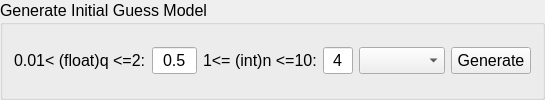
        <widget class="QGroupBox" name="groupBoxInitialGuess">
         <property name="font">
          <font>
           <pointsize>12</pointsize>
          </font>
         </property>
         <property name="title">
          <string>Generate Initial Guess Model</string>
         </property>
         <layout class="QHBoxLayout" name="horizontalLayout_10">
          <item>
           <widget class="QLabel" name="label_8">
            <property name="sizePolicy">
             <sizepolicy hsizetype="Minimum" vsizetype="Fixed">
              <horstretch>0</horstretch>
              <verstretch>0</verstretch>
             </sizepolicy>
            </property>
            <property name="maximumSize">
             <size>
              <width>16777215</width>
              <height>16777215</height>
             </size>
            </property>
            <property name="font">
             <font>
              <pointsize>12</pointsize>
             </font>
            </property>
            <property name="text">
             <string>0.01&lt; (float)q &lt;=2:</string>
            </property>
            <property name="buddy">
             <cstring>lineEditCommesurateOder</cstring>
            </property>
           </widget>
          </item>
          <item>
           <widget class="QLineEdit" name="lineEditCommesurateOder">
            <property name="sizePolicy">
             <sizepolicy hsizetype="Minimum" vsizetype="Fixed">
              <horstretch>0</horstretch>
              <verstretch>0</verstretch>
             </sizepolicy>
            </property>
            <property name="maximumSize">
             <size>
              <width>45</width>
              <height>16777215</height>
             </size>
            </property>
            <property name="font">
             <font>
              <pointsize>12</pointsize>
             </font>
            </property>
            <property name="text">
             <string>0.5</string>
            </property>
            <property name="alignment">
             <set>Qt::AlignCenter</set>
            </property>
           </widget>
          </item>
          <item>
           <widget class="QLabel" name="label_7">
            <property name="sizePolicy">
             <sizepolicy hsizetype="Minimum" vsizetype="Fixed">
              <horstretch>0</horstretch>
              <verstretch>0</verstretch>
             </sizepolicy>
            </property>
            <property name="maximumSize">
             <size>
              <width>16777215</width>
              <height>16777215</height>
             </size>
            </property>
            <property name="font">
             <font>
              <pointsize>12</pointsize>
             </font>
            </property>
            <property name="text">
             <string>1&lt;= (int)n &lt;=10:</string>
            </property>
            <property name="buddy">
             <cstring>lineEditFOTFOrder</cstring>
            </property>
           </widget>
          </item>
          <item>
           <widget class="QLineEdit" name="lineEditFOTFOrder">
            <property name="sizePolicy">
             <sizepolicy hsizetype="Minimum" vsizetype="Fixed">
              <horstretch>0</horstretch>
              <verstretch>0</verstretch>
             </sizepolicy>
            </property>
            <property name="maximumSize">
             <size>
              <width>30</width>
              <height>16777215</height>
             </size>
            </property>
            <property name="font">
             <font>
              <pointsize>12</pointsize>
             </font>
            </property>
            <property name="text">
             <string>4</string>
            </property>
            <property name="alignment">
             <set>Qt::AlignCenter</set>
            </property>
            <property name="placeholderText">
             <string/>
            </property>
           </widget>
          </item>
          <item>
           <widget class="QComboBox" name="comboBoxPolesOrZeros">
            <property name="sizePolicy">
             <sizepolicy hsizetype="MinimumExpanding" vsizetype="Fixed">
              <horstretch>0</horstretch>
              <verstretch>0</verstretch>
             </sizepolicy>
            </property>
            <property name="font">
             <font>
              <pointsize>12</pointsize>
             </font>
            </property>
           </widget>
          </item>
          <item>
           <widget class="QPushButton" name="pushButtonGeneratGuess">
            <property name="sizePolicy">
             <sizepolicy hsizetype="Fixed" vsizetype="Fixed">
              <horstretch>0</horstretch>
              <verstretch>0</verstretch>
             </sizepolicy>
            </property>
            <property name="font">
             <font>
              <pointsize>12</pointsize>
             </font>
            </property>
            <property name="text">
             <string>Generate</string>
            </property>
           </widget>
          </item>
         </layout>
        </widget>
